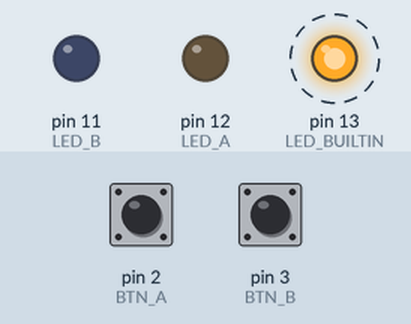
Simulated run of this program. Board: Arduino Uno, built with avr-gcc and run on an emulated ATmega328P. Parts: output pins drawn as LEDs (lit = HIGH). Dashed ring = blinking. Inputs (shaded band) come from the test bench; at power-on: pin 2 (BTN_A) HIGH, pin 3 (BTN_B) HIGH.

Above: at 1.2 s.
1.3 s: pin 2 (BTN_A) pulled LOW for 1 s
At 2.4 s:
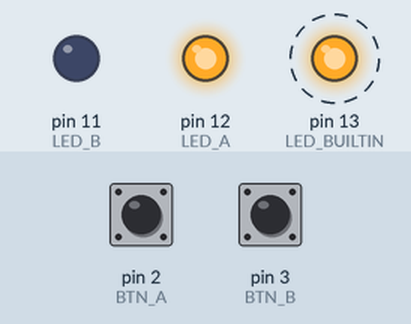
4.3 s: pin 3 (BTN_B) pulled LOW for 1 s
At 5.4 s:
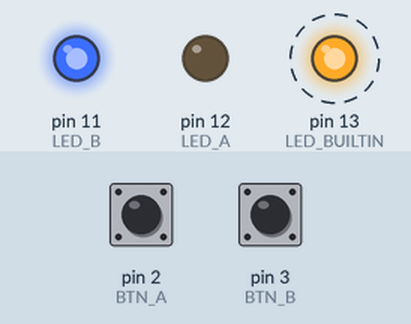
7.3 s: pin 3 (BTN_B) pulled LOW for 3.2 s
At 11.8 s:
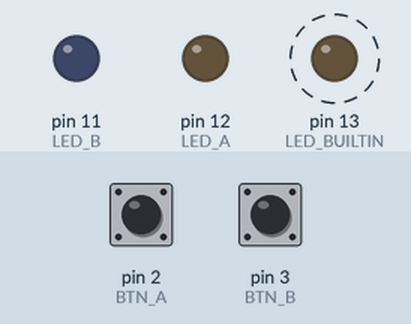
12.0 s: pin 2 (BTN_A) pulled LOW for 3.2 s
At 12.9 s:
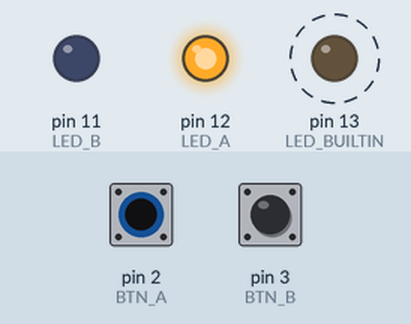
16.7 s: pin 2 (BTN_A) driven LOW and pin 3 (BTN_B) driven LOW
At 17.4 s:
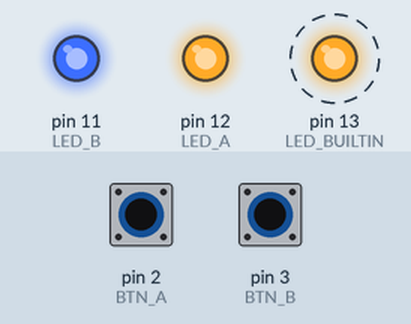
Timing chart, 0 to 20.7 s (numbered marks = the images above; inputs shaded):
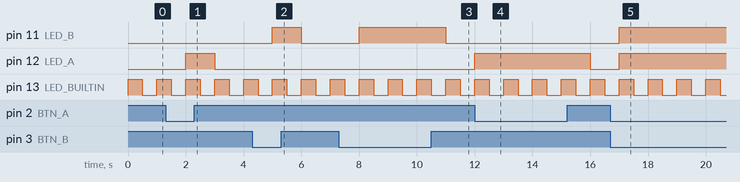

Measured:
- after the input at 1.3 s, pin 12 (LED_A): LOW → HIGH after 0.70 s, → LOW 1.0 s later
- after the input at 4.3 s, pin 11 (LED_B): LOW → HIGH after 0.70 s, → LOW 1.0 s later
- after the input at 7.3 s, pin 11 (LED_B): LOW → HIGH after 0.70 s, → LOW 3.0 s later
- after the input at 12.0 s, pin 12 (LED_A): LOW → HIGH at once, → LOW 4.0 s later
- after the input at 16.7 s, pin 11 (LED_B), pin 12 (LED_A): LOW → HIGH after 0.30 s
- by itself, pin 13 (LED_BUILTIN): alternates HIGH for 0.50 s and LOW for 0.50 s

The program:

main.cpp
```cpp
/*=======================================================*/
// Interrupt_Modes : 트리거 모드를 바꿔 보고, loop 가 멈추지 않는 것을 확인한다
//
// 교재 5장 실습 5-2. 두 가지를 눈으로 본다.
//   ① CHANGE / RISING / FALLING 이 각각 언제 걸리는가
//   ② 인터럽트가 걸리는 동안에도 loop 는 자기 일을 계속한다
//
// 연결 (버튼은 INPUT_PULLUP 이므로 누르면 LOW)
//   2번 핀(INT0) - 버튼 - GND      ->  12번 LED 를 토글한다
//   3번 핀(INT1) - 버튼 - GND      ->  11번 LED 를 토글한다
//   13번 LED                       ->  loop 가 500 ms 마다 토글한다 (보드 내장 LED)
//
// 13번 LED 가 계속 깜빡이는 것이 핵심이다. 버튼을 눌러 인터럽트가 걸려도
// 깜빡임이 멈추지 않는다. ISR 이 짧게 끝나고 곧 원래 자리로 돌아오기 때문이다.
//
// MODE 를 CHANGE -> RISING -> FALLING 으로 바꿔 올려 보면서 비교한다.
//   CHANGE  : 누를 때와 놓을 때 모두 (한 번 눌렀다 떼면 두 번 바뀐다)
//   FALLING : HIGH -> LOW,  즉 누를 때만
//   RISING  : LOW -> HIGH,  즉 놓을 때만
//
// 선행 학습 : 20_External_Interrupt      다음 단계 : 32_PCInterrupt_Count
/*=======================================================*/
#include <Arduino.h>

const byte BTN_A = 2;        // INT0
const byte BTN_B = 3;        // INT1
const byte LED_A = 12;
const byte LED_B = 11;

const int MODE = CHANGE;     // CHANGE / RISING / FALLING 으로 바꿔 본다

// ISR 과 loop 가 함께 쓰는 변수이므로 volatile 이 필요하다
volatile bool stateA = false;
volatile bool stateB = false;

// 쓰는 곳보다 위에 선언해 둔다. .cpp 는 프로토타입을 자동으로 만들어 주지 않는다.
void onA();
void onB();

void setup() {
  pinMode(BTN_A, INPUT_PULLUP);
  pinMode(BTN_B, INPUT_PULLUP);
  pinMode(LED_A, OUTPUT);
  pinMode(LED_B, OUTPUT);
  pinMode(LED_BUILTIN, OUTPUT);

  attachInterrupt(digitalPinToInterrupt(BTN_A), onA, MODE);
  attachInterrupt(digitalPinToInterrupt(BTN_B), onB, MODE);
}

void loop() {
  // 인터럽트와 상관없이 loop 는 자기 일을 계속한다
  digitalWrite(LED_BUILTIN, HIGH);
  delay(500);
  digitalWrite(LED_BUILTIN, LOW);
  delay(500);

  digitalWrite(LED_A, stateA ? HIGH : LOW);
  digitalWrite(LED_B, stateB ? HIGH : LOW);
}

void onA() { stateA = !stateA; }    // 짧게 끝낸다. 여기서 delay 나 Serial 을 쓰지 않는다
void onB() { stateB = !stateB; }
```
